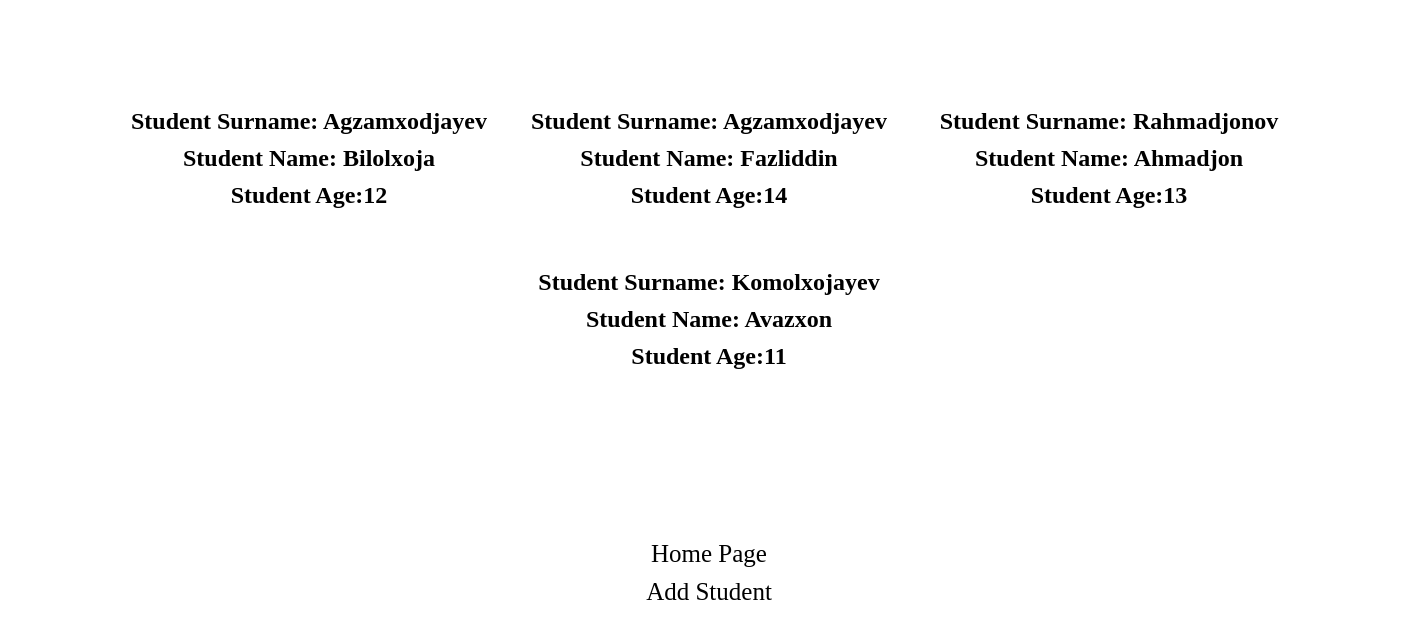
The page /student/ on the database its author committed.
### app/models.py (models this page shows)
class Student(models.Model):
    surname = models.CharField(max_length=50)
    name = models.CharField(max_length=40)
    age = models.IntegerField()

### app/views.py (the view)
# urls.py: path("student/", student_page, name="student_page"),
def student_page(request):
    student = Student.objects.all()
    context = {
        "students": student
    }
    return render(request=request, template_name="student/student_page.html", context=context)

### templates/student/student_page.html (shortened to what this page needs)
<!DOCTYPE html>
<html lang="en">
<head>
</head>
<body>
    <div class="container">
        {% for student in students %}
        <div class="div">
            <h2>Student Surname: {{student.surname}}</h2>
            <h2>Student Name: {{student.name}}</h2>
            <h2>Student Age:{{student.age}}</h2>
        </div>
        {% endfor %}
    </div>
    <div class="a">
        <a href="{% url 'home_page' %}">Home Page</a>
        <a href="{% url 'create_student' %}">Add Student</a>
    </div>
</body>
</html>

### templates/student/student_page.html (style rules this page uses)
.container { width: 1200px; display: flex; flex-wrap: wrap; justify-content: space-between; margin: 0 auto; padding: 100px; }
.div { width: 375px; display: flex; flex-wrap: wrap; margin: 0 auto; margin-bottom: 50px }
h2 { margin: 0 auto; margin-bottom: 10px; }
.a { width: 130px; display: flex; flex-wrap: wrap; margin: 0 auto; }
a { margin: 0 auto; text-decoration: none; color: black; font-size: 25px; margin-top: 10px; }

### rows shown on the page
Student: surname "Agzamxodjayev", name "Bilolxoja", age "12"
Student: surname "Agzamxodjayev", name "Fazliddin", age "14"
Student: surname "Rahmadjonov", name "Ahmadjon", age "13"
Student: surname "Komolxojayev", name "Avazxon", age "11"
